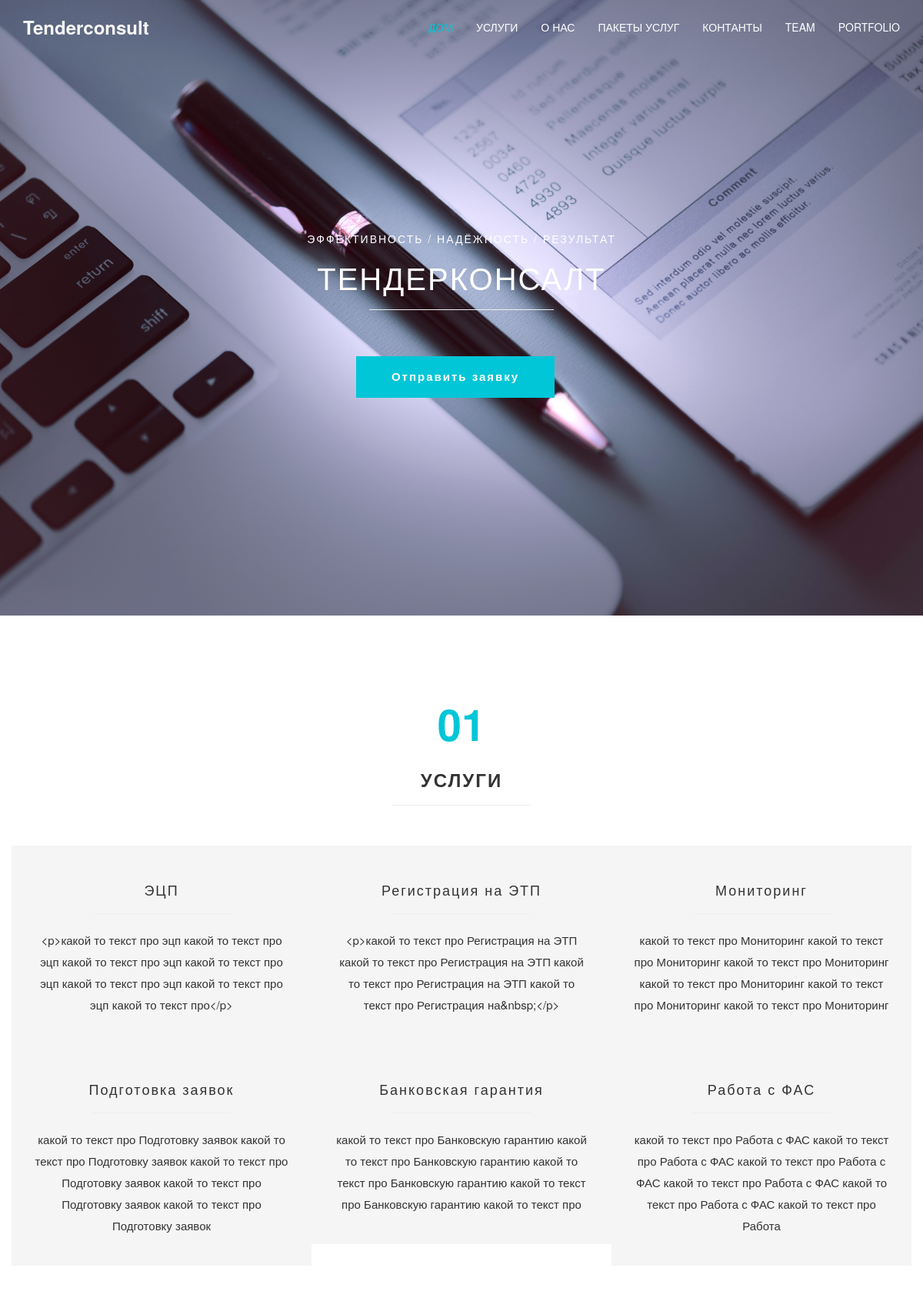
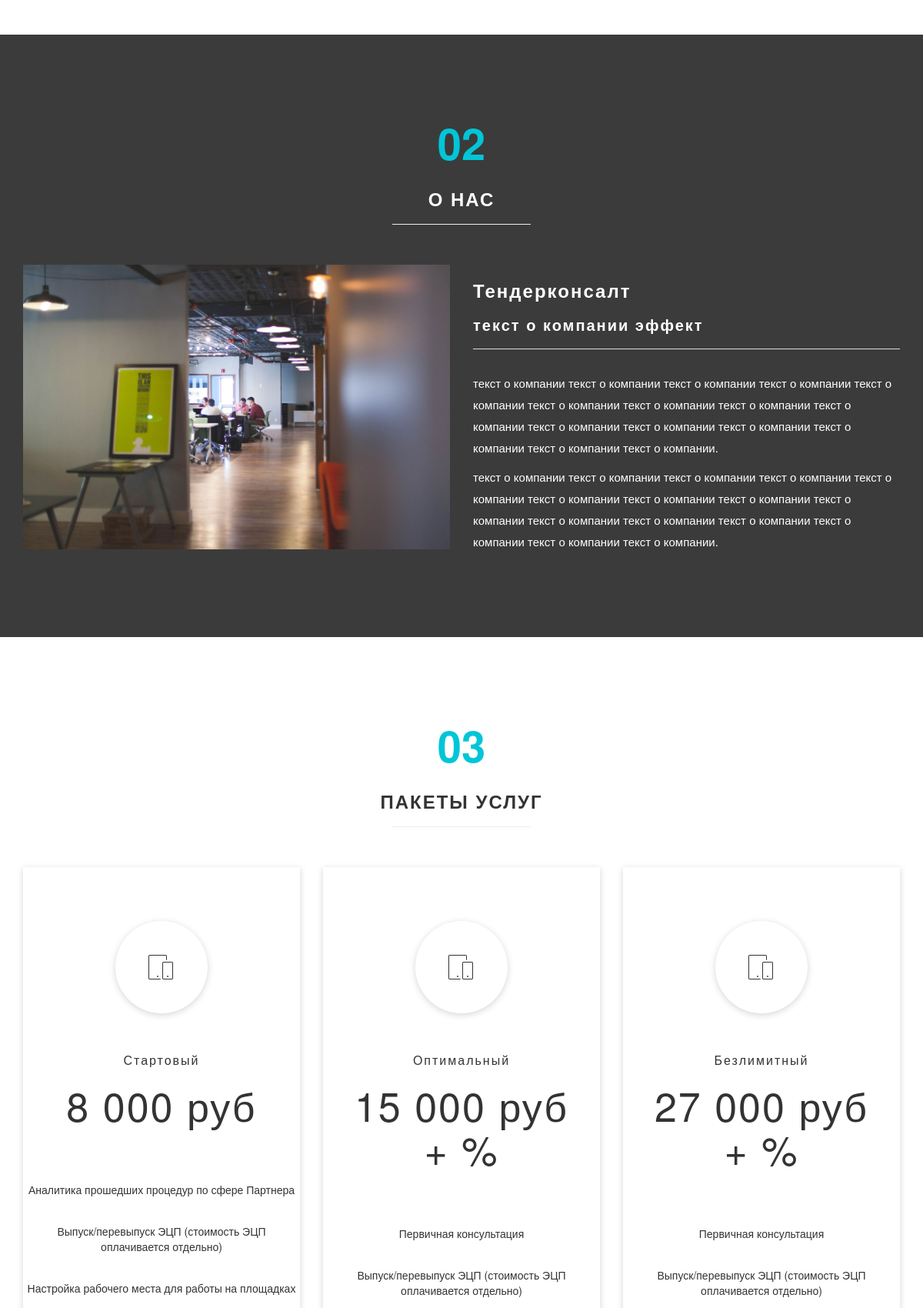
/home/ (upper part), run on the app's committed database (2 pictures, top to bottom).
### polls/models.py (models this page shows, shortened)
class Usluga(models.Model):
    usluga = models.CharField(max_length=200, verbose_name='услуга')
    usluga_text = RichTextUploadingField( verbose_name='текст_услуги')
    image_usluga = models.ImageField(upload_to='post', blank=True)
    class Meta:
        verbose_name = 'услуга'
        verbose_name_plural = 'услуга'

class Dom(models.Model):
    dom = models.CharField(max_length=200, verbose_name='заголовок', blank=True)
    onas_predtext = models.CharField(max_length=200, verbose_name='предтекст о нас', blank=True)
    onas_text = RichTextUploadingField(verbose_name='текст о нас')
    class Meta:
        verbose_name = 'дом'
        verbose_name_plural = 'дом'

class Paket(models.Model):
    paket_title = models.CharField(max_length=200, verbose_name='пакет')
    paket_text = RichTextUploadingField( verbose_name='текст_пакета')
    cena_paket = models.CharField(max_length=200, verbose_name='цена покета')
    podpaket_paket = models.ManyToManyField(Podpaket, verbose_name='покет')
    class Meta:
        verbose_name = 'пакет'
        verbose_name_plural = 'пакет'

class Podpaket(models.Model):
    podpaket_title = models.CharField(max_length=200, verbose_name='название подпакета')
    class Meta:
        verbose_name = 'подпакет'
        verbose_name_plural = 'подпакет'

### polls/views.py (the view, shortened to what this page needs)
# urls.py: url(r'^home/$', views.home, name='home'),
def home(request):
    dom = Dom.objects.all()
    usluga = Usluga.objects.all()
    paket = Paket.objects.all()
    contact = Contact.objects.all()
    zakaz = Zakaz.objects.all()
    form = ZakazCreateForm()
    context = {
        'dom':dom,
        'usluga': usluga,
        'paket' : paket,
        'contact': contact,
        'zakaz': zakaz,
        'form': form,
    }
    return render(request,'polls/home.html', context)

### polls/templates/polls/home.html (shortened to what this page needs)
{% extends 'index.html' %}
{% block usluga %}
<section id="work">
	<div class="container">
		<div class="row">
			<div class="col-md-12 col-sm-12">
				<div class="section-title">
					<strong>01</strong>
					<h1 class="heading bold">УСЛУГИ</h1>
					<hr>
				</div>
			</div>
            {% for usluga in usluga %}
<p class="baas">
            <div class="col-lg-4 col-md-4 col-sm-4 wow fadeInUp" data-wow-delay="0.6s">
					<h3>{{usluga.usluga}}</h3>
					<hr>
					<p>{{usluga.usluga_text}}</p>
			</div>
</p>
            {% endfor %}
		</div>
	</div>
</section>
{%endblock%}
{% block onas %}
<section id="about">
	<div class="container">
		<div class="row">
			<div class="col-md-12 col-sm-12 text-center">
				<div class="section-title">
					<strong>02</strong>
					<h1 class="heading bold">О НАС</h1>
					<hr>
				</div>
			</div>
			<div class="col-md-6 col-sm-12">
				<img src="/static/images/about-img.jpg" class="img-responsive" alt="about img">
			</div>
			<div class="col-md-6 col-sm-12">
				<h3 class="bold">Тендерконсалт</h3>
				{% for dom in dom %}
				<h1 class="heading bold">{{dom.onas_predtext}}</h1>
				<ul class="nav nav-tabs" role="tablist">
				</ul>
				<div class="tab-content">
					<div role="tabpanel" class="tab-pane active" id="design">
						<p>
							{{dom.onas_text|safe}}
					</div>
				</div>
				{% endfor %}
			</div>
		</div>
	</div>
</section>
{%endblock%}
{% block paket %}
<section id="pricing">
	<div class="container">
		<div class="row">
			<div class="col-md-12 col-sm-12 text-center">
				<div class="section-title">
					<strong>03</strong>
					<h1 class="heading bold">ПАКЕТЫ УСЛУГ</h1>
					<hr>
				</div>
			</div>
			{% for paket in paket %}
			<div class="col-md-4 col-sm-6">
				<div class="plan plan-one wow bounceIn" data-wow-delay="0.3s">
					<div class="plan_title">
						<i class="icon-mobile medium-icon"></i>
						<h3>{{ paket.paket_title }}</h3>
						<h2>{{ paket.cena_paket }}</h2>
					</div>
					{% for uslugapaketa in paket.podpaket_paket.all %}
					<ul>
                    	<li>{{ uslugapaketa.podpaket_title }}</li>
					</ul>
					{%endfor%}
				</div>
			</div>
			{% endfor %}
		</div>
	</div>
</section>
{%endblock%}

### templates/index.html (shortened to what this page needs)
{% load staticfiles %}
{% load static %}
<!DOCTYPE html>
<html lang="en">
<head>
	<link href="{% static 'css/bootstrap.min.css' %}" rel="stylesheet" />
	<link href="{% static 'css/font-awesome.min.css' %}" rel="stylesheet" />
	<link href="{% static 'css/animate.min.css' %}" rel="stylesheet" />
	<link href="{% static 'css/et-line-font.css' %}" rel="stylesheet" />
	<link href="{% static 'css/nivo-lightbox.css' %}" rel="stylesheet" />
	<link href="{% static 'css/style.css' %}" rel="stylesheet" />
	<link href="{% static 'css/mystyle.css' %}" rel="stylesheet" />
	<link href="{% static 'default.css/default.css' %}" rel="stylesheet" />
<link href="https://maxcdn.bootstrapcdn.com/bootstrap/3.3.7/css/bootstrap.min.css" rel="stylesheet">
<link href="https://maxcdn.bootstrapcdn.com/font-awesome/4.7.0/css/font-awesome.min.css" rel="stylesheet">
</head>
<body data-spy="scroll" data-target=".navbar-collapse" data-offset="50">
<section class="navbar navbar-fixed-top custom-navbar" role="navigation">
	<div class="container">
		<div class="navbar-header">
			<a href="#" class="navbar-brand">Tenderconsult</a>
		</div>
		<div class="collapse navbar-collapse">
			<ul class="nav navbar-nav navbar-right">
				<li><a href="#home" class="smoothScroll">ДОМ</a></li>
				<li><a href="#work" class="smoothScroll">УСЛУГИ</a></li>
				<li><a href="#about" class="smoothScroll">О НАС</a></li>
				<li><a href="#pricing" class="smoothScroll">ПАКЕТЫ УСЛУГ</a></li>
				<li><a href="#contact" class="smoothScroll">КОНТАНТЫ</a></li>
				<li><a href="#team" class="smoothScroll">TEAM</a></li>
				<li><a href="#portfolio" class="smoothScroll">PORTFOLIO</a></li>
			</ul>
		</div>
	</div>
</section>
<section id="home">
	<div class="container">
		<div class="row">
			<div class="col-md-12 col-sm-12">
				<h3> ЭФФЕКТИВНОСТЬ / НАДЁЖНОСТЬ / РЕЗУЛЬТАТ</h3>
				<h1>ТЕНДЕРКОНСАЛТ</h1>
				<hr>
				<button type="button" class="smoothScroll btn btn-danger" data-toggle="modal" data-target="#exampleModal" data-whatever="@getbootstrap">Отправить заявку</button>
			</div>
		</div>
	</div>
</section>
{% block usluga %}
{%endblock%}
{% block onas %}
{%endblock%}
{% block paket %}
{%endblock%}
</body>
</html>

### static/css/style.css (style rules this page uses)
body { background: #ffffff; font-family: 'Roboto', sans-serif; font-weight: 400; position: relative; }
html, body { width: 100%; overflow-x: hidden; }
h1, h2, h3, h4 { font-weight: bold; letter-spacing: 2px; }
.heading { font-size: 20px; }
.bold { font-weight: bold; }
p { line-height: 28px; font-size: 15px; }
a { outline: none !important; }
hr { width: 180px; border-color: #CCC; }
.section-title strong { color: #00C6D7; font-size: 56px; }
.section-title h1 { font-size: 24px; }
.section-title { padding-bottom: 32px; }
.medium-icon { font-size: 32px !important; }
#work,#about, #team, #portfolio, #pricing, #contact { padding-top: 100px; padding-bottom: 100px; }
.custom-navbar { background: #4B4B4B; margin-bottom: 0; }
.custom-navbar .navbar-brand { color: #f8f8f6; font-weight: 600; font-size: 24px; }
.custom-navbar .nav li a { color: #ffffff; font-size: 14px; font-weight: 500; }
.custom-navbar .nav li.active > a { color: #00c6d7; }
@media (min-width:768px) { .custom-navbar { background: #4B4B4B; padding: 10px; border-bottom: 0; background: 0 0; } }
#home { background: url(../images/front.jpg); background-size: cover; background-position: center; color: #ffffff; display: -webkit-flex; display: -ms-flexbox; display: flex; -webkit-align-items: center; -ms-flex-align: center; align-items: center; height: 100vh; text-align: center; }
#home h1 { font-size: 40px; }
#home h3 { font-size: 14px; }
#home hr { width: 240px; }
#home .btn { background: transparent; border: 4px solid #ffffff; border-radius: 0; color: #ffffff; font-size: 15px; font-weight: bold; letter-spacing: 2px; padding: 12px 42px; margin-top: 40px; margin-right: 16px; transition: all 0.4s ease-in-out; }
#home .btn-danger { background: #00c6d7; border-color: transparent; }
#work { text-align: center; }
#work .col-md-4 { padding: 28px; position: relative; transition: all 0.4s ease-in-out; }
#work h3 { font-size: 18px; }
#about { background: #3B3B3B; color: #ffffff; }
.nav-tabs { margin-top: 20px; border-bottom: 1px solid #606060; }
.tab-content { padding-top: 20px; }
#pricing { text-align: center; }
#pricing h2 { font-size: 52px; }
#pricing h3 { font-size: 16px; }
#pricing .plan { box-shadow: 0px 2px 8px 0px rgba(50, 50, 50, 0.20); padding-top: 40px; padding-bottom: 80px; margin-bottom: 32px; }
#pricing .plan .plan_title { font-weight: 300; letter-spacing: 2px; padding: 30px; margin-bottom: 20px; }
#pricing .medium-icon { box-shadow: 0px 2px 8px 0px rgba(50, 50, 50, 0.20); border-radius: 50%; font-size: 52px; width: 120px; height: 120px; line-height: 120px; text-align: center; margin-bottom: 32px; }
#pricing .plan ul { padding: 0px; }
#pricing .plan ul li { display: block; font-weight: 500; padding: 12px 0px; }

### static/css/mystyle.css (style rules this page uses)
.fadeInUp { background-color:#F6F5F5; }

### data on the page
Usluga: usluga "ЭЦП", usluga_text "<p>какой то текст про эцп какой то текст про эцп какой то текст про эцп какой то текст про эцп какой то текст про эцп какой то текст про эцп какой то текст про</p>"
Usluga: usluga "Регистрация на ЭТП", usluga_text "<p>какой то текст про Регистрация на ЭТП какой то текст про Регистрация на ЭТП какой то текст про Регистрация на ЭТП какой то текст про Регистрация на&nbsp;</p>"
Usluga: usluga "Мониторинг", usluga_text "какой то текст про Мониторинг какой то текст про Мониторинг какой то текст про Мониторинг какой то текст про Мониторинг какой то текст про Мониторинг какой то текст про Мониторинг"
Usluga: usluga "Подготовка заявок", usluga_text "какой то текст про Подготовку заявок какой то текст про Подготовку заявок какой то текст про Подготовку заявок какой то текст про Подготовку заявок какой то текст про Подготовку заявок"
Usluga: usluga "Банковская гарантия", usluga_text "какой то текст про Банковскую гарантию какой то текст про Банковскую гарантию какой то текст про Банковскую гарантию какой то текст про Банковскую гарантию какой то текст про"
Usluga: usluga "Работа с ФАС", usluga_text "какой то текст про Работа с ФАС какой то текст про Работа с ФАС какой то текст про Работа с ФАС какой то текст про Работа с ФАС какой то текст про Работа с ФАС какой то текст про Работа"
Dom: onas_predtext "текст о компании эффект", onas_text "текст о компании текст о компании текст о компании текст о компании текст о компании текст о компании текст о компании текст о компании текст о компании текст о компании текст о компании текст о компании текст о компании текст о компании текст о компании. текст о компании текст о компании текст о компании текст о компании текст о компании текст о компании текст о компании текст о компании текст о компании текст о компании текст о компании текст о компании текст о компании текст о компании текст о компании."
Paket: paket_title "Стартовый", cena_paket "8 000 руб"
Podpaket: podpaket_title "Аналитика прошедших процедур по сфере Партнера"
Podpaket: podpaket_title "Выпуск/перевыпуск ЭЦП (стоимость ЭЦП оплачивается отдельно)"
Podpaket: podpaket_title "Настройка рабочего места для работы на площадках"
Paket: paket_title "Оптимальный", cena_paket "15 000 руб + %"
Podpaket: podpaket_title "Первичная консультация"
Paket: paket_title "Безлимитный", cena_paket "27 000 руб + %"
